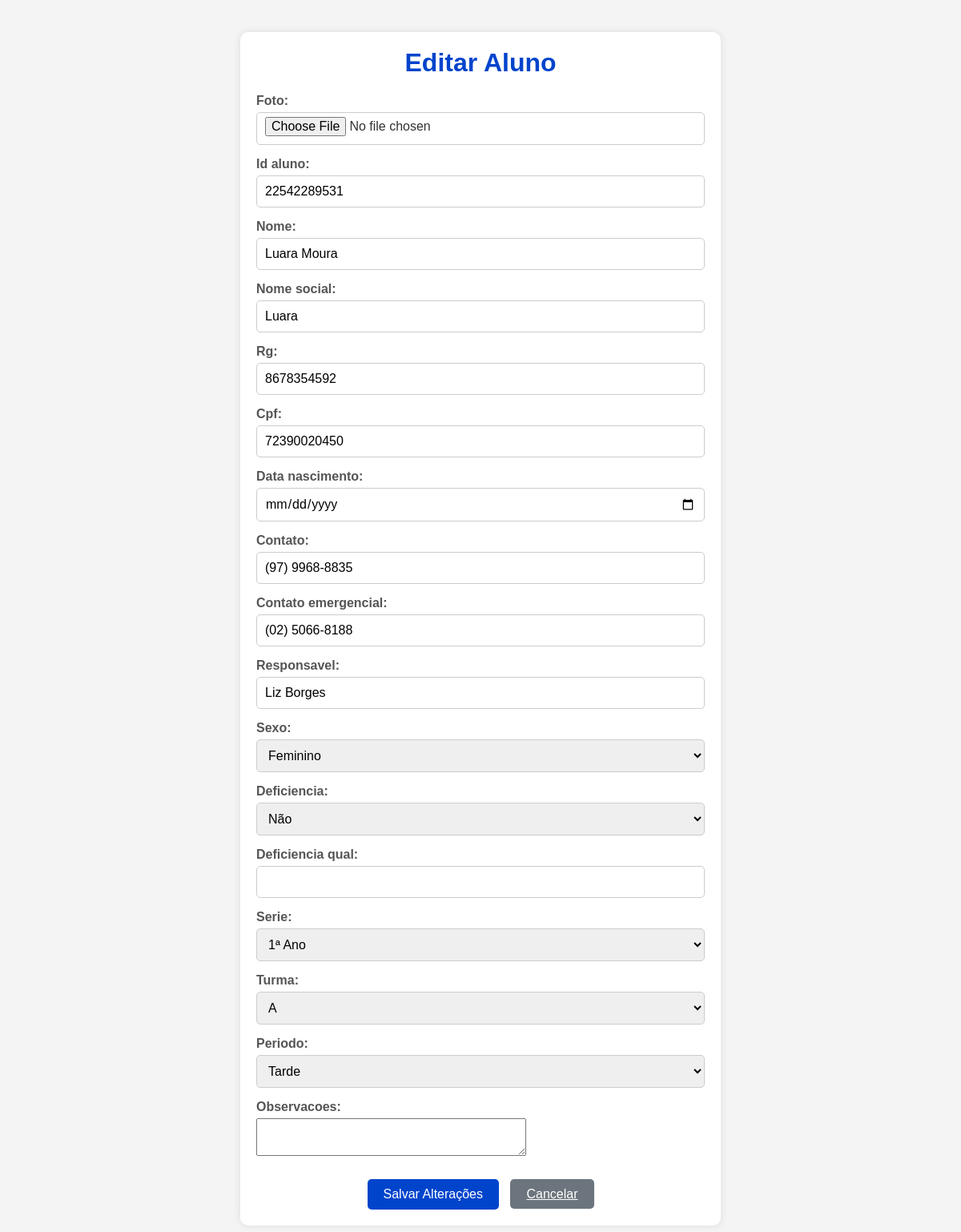
/aluno/editar/22542289531/ (signed in), run on the app's committed database.
### Sistema_Alunos/models.py (models this page shows, shortened)
class Aluno(models.Model):
    SERIES_CHOICES = [
        ('1ª Ano', '1ª Ano'),
        ('2ª Ano', '2ª Ano'),
        ('3ª Ano', '3ª Ano'),
        ('4ª Ano', '4ª Ano'),
        ('5ª Ano', '5ª Ano'),
        ('6ª Ano', '6ª Ano'),
        ('7ª Ano', '7ª Ano'),
        ('8ª Ano', '8ª Ano'),
        ('9ª Ano', '9ª Ano'),
    ]
    TURMA_CHOICES = [
        ('A', 'A'),
        ('B', 'B'),
        ('C', 'C'),
    ]
    PERIODO_CHOICES = [
        ('Manhã', 'Manhã'),
        ('Tarde', 'Tarde'),
    ]
    SEXO_CHOICES = [
        ('M', 'Masculino'),
        ('F', 'Feminino'),
        ('NI', 'Prefiro não informar'),
    ]
    DEFICIENCIA_CHOICES = [
        ('S', 'Sim'),
        ('N', 'Não'),
    ]
    foto = models.ImageField(upload_to='fotos/', default='fotos/default_rRsY7nC.png', blank=False)
    id_aluno = models.CharField(max_length=20, unique=True, blank=True, null=True)
    nome = models.CharField(max_length=100)
    nome_social = models.CharField(max_length=100, blank=True, null=True)
    rg = models.CharField(max_length=20, unique=True)
    cpf = models.CharField(max_length=14, unique=True)
    data_nascimento = models.DateField(blank=True, null=True)
    contato = models.CharField(max_length=15, blank=True, null=True)
    contato_emergencial = models.CharField(max_length=15, blank=True, null=True)
    responsavel = models.CharField(max_length=100, blank=True, null=True)
    sexo = models.CharField(max_length=2, choices=SEXO_CHOICES, default='NI')
    deficiencia = models.CharField(max_length=1, choices=DEFICIENCIA_CHOICES, default='N')
    deficiencia_qual = models.CharField(max_length=255, blank=True, null=True)
    serie = models.CharField(max_length=10, choices=SERIES_CHOICES)
    turma = models.CharField(max_length=1, choices=TURMA_CHOICES)
    periodo = models.CharField(max_length=10, choices=PERIODO_CHOICES)
    observacoes = models.TextField(blank=True, null=True)

### Sistema_Alunos/views.py (the view)
# urls.py: path('aluno/editar/<str:id_aluno>/', views.editar_aluno, name='editar_aluno'),
@login_required(login_url='login')
@permission_required('Sistema_Alunos.change_aluno', raise_exception=True)
def editar_aluno(request, id_aluno):
    aluno = get_object_or_404(Aluno, id_aluno=id_aluno)
    if request.method == 'POST':
        form = AlunoForm(request.POST, request.FILES, instance=aluno)
        if form.is_valid():
            form.save()
            return redirect('detalhes_aluno', id_aluno=aluno.id_aluno)
    else:
        form = AlunoForm(instance=aluno)
    return render(request, 'editar_aluno.html', {'form': form, 'aluno': aluno})

### Sistema_Alunos/templates/editar_aluno.html (shortened to what this page needs)
{% load static %}
<!DOCTYPE html>
<html lang="pt-br">
<head>
</head>
<body>
    <div class="cadastro-container">
        <h1>Editar Aluno</h1>
        <form method="post" enctype="multipart/form-data">
            {% for field in form %}
                <div class="form-group">
                    {{ field.label_tag }}
                    {{ field }}
                </div>
            {% endfor %}
            <button type="submit">Salvar Alterações</button>
            <a href="{% url 'detalhes_aluno' aluno.id_aluno %}" class="cancelar-botao">Cancelar</a>
        </form>
    </div>
</body>
</html>

### Sistema_Alunos/templates/editar_aluno.html (style rules this page uses)
* { margin: 0; padding: 0; box-sizing: border-box; font-family: Arial, sans-serif; }
body { background-color: #f4f4f4; color: #333; text-align: center; padding: 20px; }
.cadastro-container { background: white; padding: 20px; border-radius: 10px; box-shadow: 0 0 10px rgba(0, 0, 0, 0.1); max-width: 600px; margin: 20px auto; }
h1 { color: #0044cc; margin-bottom: 20px; }
.form-group { margin-bottom: 15px; text-align: left; }
.form-group label { display: block; margin-bottom: 5px; font-weight: bold; color: #555; }
.form-group input[type="text"], .form-group input[type="date"], .form-group input[type="file"], .form-group select { width: 100%; padding: 10px; border: 1px solid #ccc; border-radius: 5px; box-sizing: border-box; font-size: 16px; }
.form-group input[type="file"] { padding-top: 5px; }
button[type="submit"], .cancelar-botao { background-color: #0044cc; color: white; padding: 10px 20px; border: none; border-radius: 5px; cursor: pointer; font-size: 16px; transition: background-color 0.3s ease; margin-top: 10px; }
.cancelar-botao { background-color: #6c757d; margin-left: 10px; }

### data on the page
Aluno: form "22542289531" "Luara Moura" "Luara" "8678354592" "72390020450" "(97) 9968-8835" "(02) 5066-8188" "Liz Borges" "Feminino" "Não" "1ª Ano" "A" "Tarde"

### other printed values
{{ field.label_tag }} "Foto:" "Id aluno:" "Nome:" "Nome social:" "Rg:" "Cpf:" "Data nascimento:" "Contato:" "Contato emergencial:" "Responsavel:" "Sexo:" "Deficiencia:" "Deficiencia qual:" "Serie:" "Turma:" "Periodo:" "Observacoes:"
